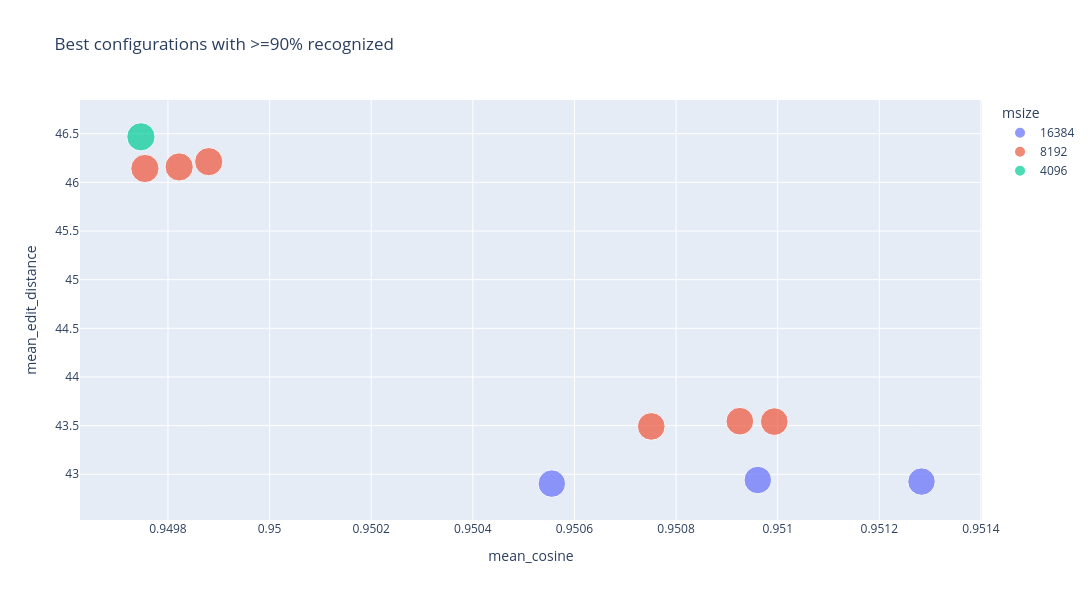

Here is the notebook cell this chart was saved with:
### Code cell
# Ahora grafiquemos los mejores resultados
fig = px.scatter(
    filtered_plot_df[:10],
    x="mean_cosine",
    y="mean_edit_distance",
    size="recognized",
    color="msize_label",
    hover_data={
        "sigma": True,
        "xi": True,
        "iota": True,
        "kappa": True,
        "latent": True,
        "msize": True,
        "filling_percent": True,
        "recognized": True,
        "unrecognized": True,
    },
    title="Best configurations with >=90% recognized",
)
fig.update_layout(
    xaxis_title="mean_cosine",
    yaxis_title="mean_edit_distance",
    legend_title_text="msize",
    width=1200,
    height=600,
)
fig.show()

### Figure 1 — Plotly figure (JSON) as saved in the notebook; plotly's stock layout.template omitted (floating-point values rounded to 4 significant figures)
{"data": [{"customdata": [[0.01, 50.0, 0.0, 0.0, 1024.0, 16380.0, 1.0, 0.9331, 0.06693], [0.01, 50.0, 0.0, 1.0, 1024.0, 16380.0, 1.0, 0.9331, 0.06693], [0.01, 50.0, 0.0, 0.5, 1024.0, 16380.0, 1.0, 0.9331, 0.06693]], "hovertemplate": "msize_label=16384<br>mean_cosine=%{x}<br>mean_edit_distance=%{y}<br>recognized=%{customdata[7]}<br>sigma=%{customdata[0]}<br>xi=%{customdata[1]}<br>iota=%{customdata[2]}<br>kappa=%{customdata[3]}<br>latent=%{customdata[4]}<br>msize=%{customdata[5]}<br>filling_percent=%{customdata[6]}<br>unrecognized=%{customdata[8]}<extra></extra>", "legendgroup": "16384", "marker": {"color": "#636efa", "size": [0.9331, 0.9331, 0.9331], "sizemode": "area", "sizeref": 0.002463, "symbol": "circle"}, "mode": "markers", "name": "16384", "orientation": "v", "showlegend": true, "type": "scatter", "x": [0.9513, 0.951, 0.9506], "xaxis": "x", "y": [42.93, 42.94, 42.9], "yaxis": "y"}, {"customdata": [[0.01, 30.0, 0.0, 0.0, 1024.0, 8192.0, 1.0, 0.9447, 0.05528], [0.01, 30.0, 0.0, 0.5, 1024.0, 8192.0, 1.0, 0.9447, 0.05528], [0.01, 30.0, 0.0, 1.0, 1024.0, 8192.0, 1.0, 0.9447, 0.05528], [0.01, 50.0, 0.0, 0.0, 1024.0, 8192.0, 1.0, 0.9837, 0.01631], [0.01, 50.0, 0.0, 1.0, 1024.0, 8192.0, 1.0, 0.9837, 0.01631], [0.01, 50.0, 0.0, 0.5, 1024.0, 8192.0, 1.0, 0.9837, 0.01631]], "hovertemplate": "msize_label=8192<br>mean_cosine=%{x}<br>mean_edit_distance=%{y}<br>recognized=%{customdata[7]}<br>sigma=%{customdata[0]}<br>xi=%{customdata[1]}<br>iota=%{customdata[2]}<br>kappa=%{customdata[3]}<br>latent=%{customdata[4]}<br>msize=%{customdata[5]}<br>filling_percent=%{customdata[6]}<br>unrecognized=%{customdata[8]}<extra></extra>", "legendgroup": "8192", "marker": {"color": "#EF553B", "size": [0.9447, 0.9447, 0.9447, 0.9837, 0.9837, 0.9837], "sizemode": "area", "sizeref": 0.002463, "symbol": "circle"}, "mode": "markers", "name": "8192", "orientation": "v", "showlegend": true, "type": "scatter", "x": [0.951, 0.9509, 0.9508, 0.9499, 0.9498, 0.9498], "xaxis": "x", "y": [43.54, 43.55, 43.49, 46.21, 46.16, 46.14], "yaxis": "y"}, {"customdata": [[0.01, 30.0, 0.0, 0.0, 1024.0, 4096.0, 1.0, 0.9852, 0.01478]], "hovertemplate": "msize_label=4096<br>mean_cosine=%{x}<br>mean_edit_distance=%{y}<br>recognized=%{customdata[7]}<br>sigma=%{customdata[0]}<br>xi=%{customdata[1]}<br>iota=%{customdata[2]}<br>kappa=%{customdata[3]}<br>latent=%{customdata[4]}<br>msize=%{customdata[5]}<br>filling_percent=%{customdata[6]}<br>unrecognized=%{customdata[8]}<extra></extra>", "legendgroup": "4096", "marker": {"color": "#00cc96", "size": [0.9852], "sizemode": "area", "sizeref": 0.002463, "symbol": "circle"}, "mode": "markers", "name": "4096", "orientation": "v", "showlegend": true, "type": "scatter", "x": [0.9497], "xaxis": "x", "y": [46.47], "yaxis": "y"}], "layout": {"height": 600, "legend": {"itemsizing": "constant", "title": {"text": "msize"}, "tracegroupgap": 0}, "title": {"text": "Best configurations with >=90% recognized"}, "width": 1200, "xaxis": {"anchor": "y", "domain": [0, 1], "title": {"text": "mean_cosine"}}, "yaxis": {"anchor": "x", "domain": [0, 1], "title": {"text": "mean_edit_distance"}}}}
